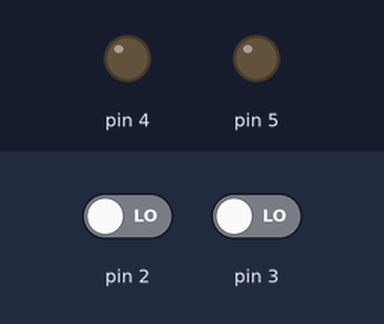
The sketch below on a simulated Arduino Uno, built with avr-gcc and run on an emulated ATmega328P. On the bench: output pins drawn as LEDs (lit = HIGH). The inputs (shaded band) are chosen by the test bench; at power-on: pin 2 LOW, pin 3 LOW.

Above: at 1.2 s.
1.3 s: pin 2 driven HIGH
At 2.0 s:
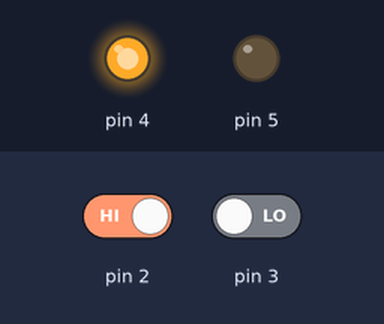
2.8 s: pin 3 driven HIGH
At 3.2 s:
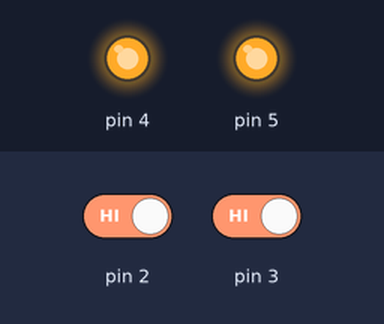
4.3 s: pin 2 driven LOW
At 5.5 s:
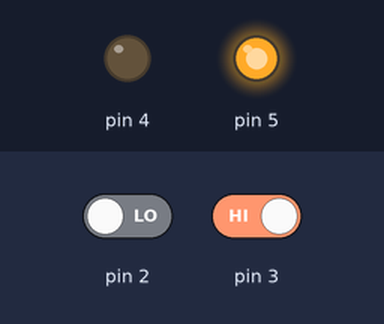
5.8 s: pin 3 driven LOW
At 6.7 s:
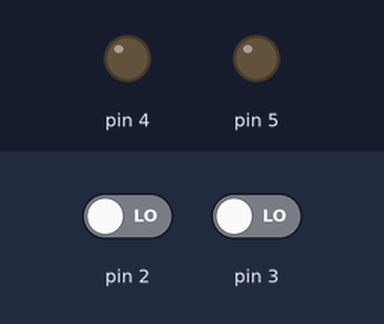
Timing chart, 0 to 8.3 s (numbered marks = the images above; inputs shaded):
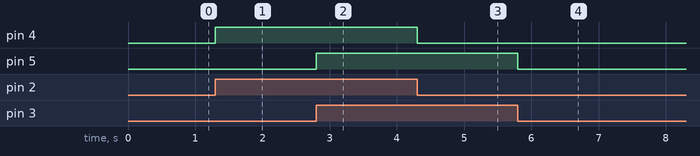

Measured:
- after the input at 1.3 s, pin 4: LOW → HIGH at once
- after the input at 2.8 s, pin 5: LOW → HIGH at once
- after the input at 4.3 s, pin 4: HIGH → LOW at once
- after the input at 5.8 s, pin 5: HIGH → LOW at once

The sketch:

two_buttons.ino
```cpp
void setup() {
  pinMode(2, INPUT);
  pinMode(3, INPUT);
  pinMode(4, OUTPUT);
  pinMode(5, OUTPUT);
}

// 2 -> 4
// 3 -> 5

int pin2, pin3;

void loop() {
  pin2 = digitalRead(2);
  switch(pin2) {
    case HIGH:
    digitalWrite(4, HIGH);
    break;
    case LOW:
    digitalWrite(4, LOW);
    break;
  }

  pin3 = digitalRead(3);
  switch(pin3) {
    case HIGH:
    digitalWrite(5, HIGH);
    break;
    case LOW:
    digitalWrite(5, LOW);
    break;
  }

}
```
